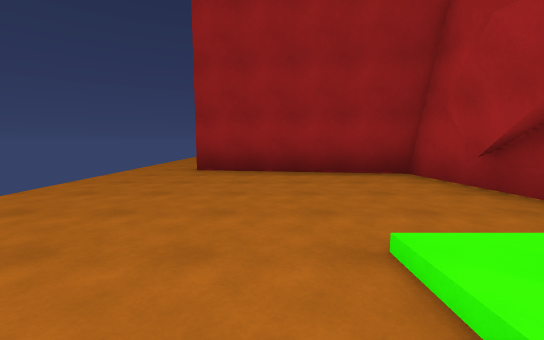
[1] (above)

13 first-person views from a walk through a 3-D level made in the Unity game engine. The camera is 1.4 m above the floor, tilts 6° down and sees 90° across. The floor is counted in squares, 2 m on a side. Each view is taken from the middle of a square. On the plan, view 1 faces up. The plan holds only what a view shows up to about 9 squares ahead; the rest is blank. The place goes on beyond the plan.

[2]
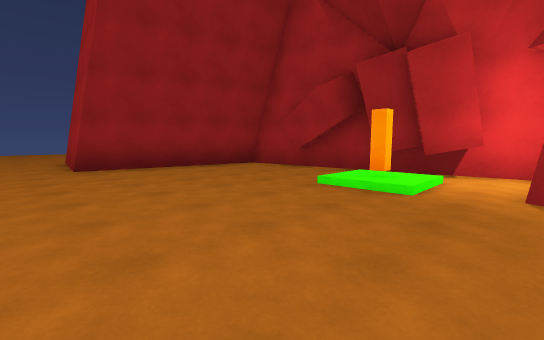

[3]
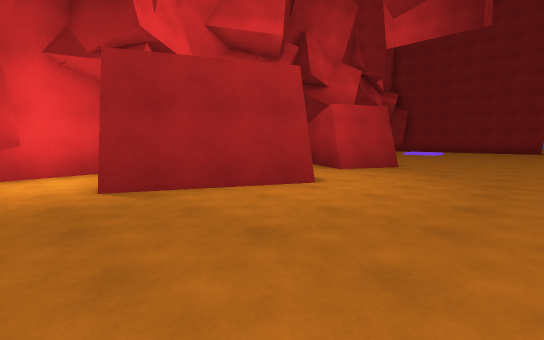

[4]
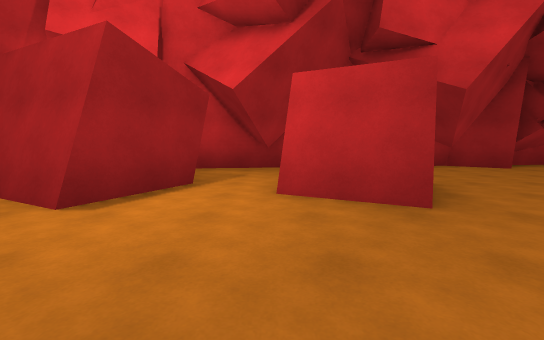

[5]
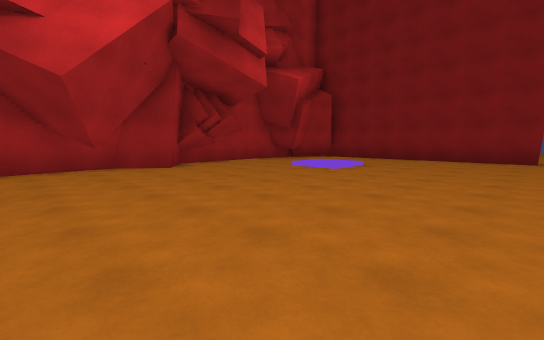

[6]
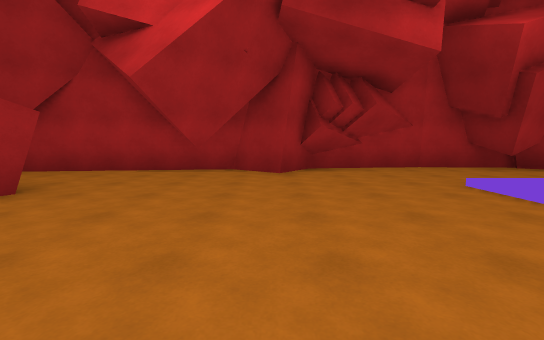

[7]
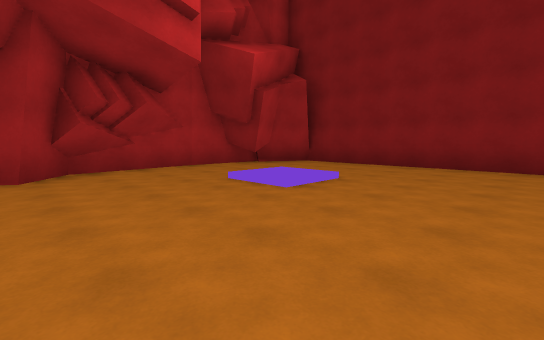

[8]
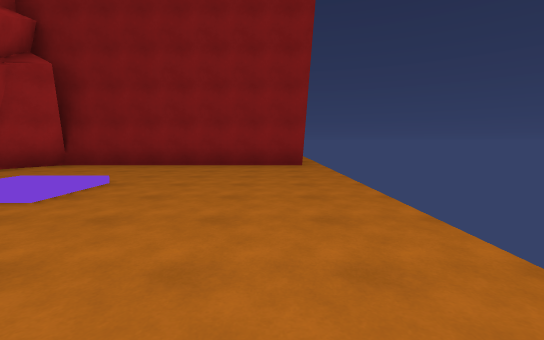

[9]
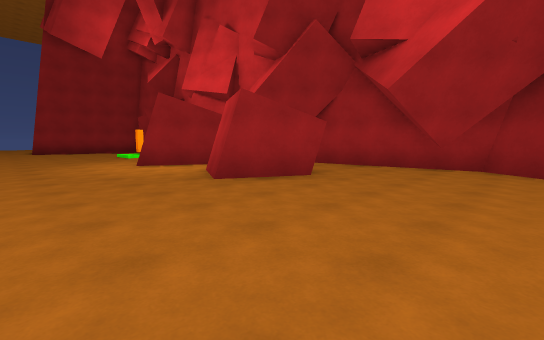

[10]
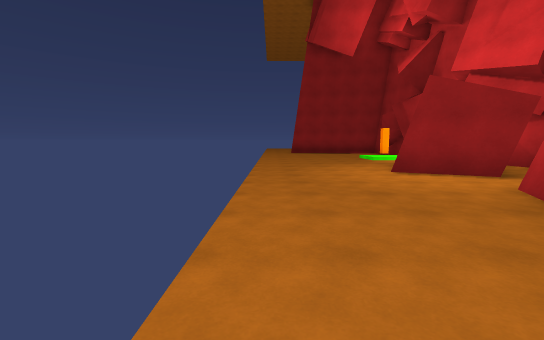

[11]
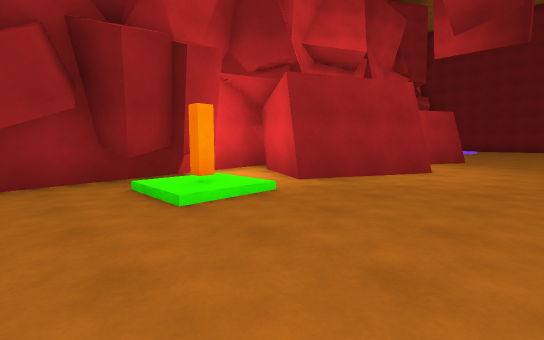

[12]
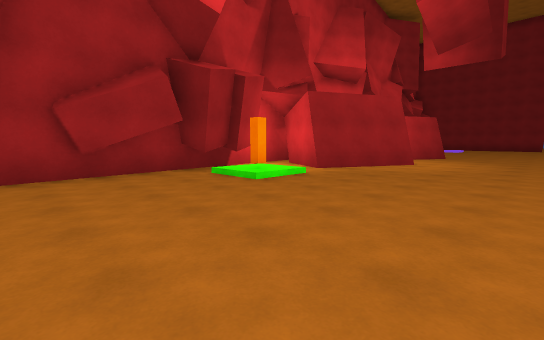

[13]
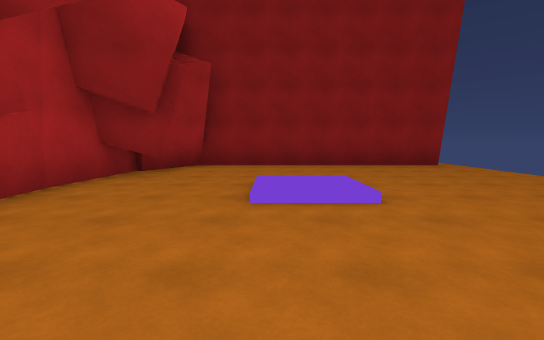

### Floor plan
Key: @ floor where view 1 was taken; # wall or solid block; . main floor; : floor 0.25 m higher than the main floor; / step, stairs or slope.
Columns run from 3 left of view 1 to 6 right of it. Each row starts with its distance up from view 1.
 11 ..
 10 ..
  9 ..#
  8 ..#
  7 ..##
  6 ...####
  5 ......#
  4 ......#
  3 ......##
  2 .......#
  1 ....:/##
  0 ...@//##
 -1 ....#..#
 -2 ....####
 -3 ....##.#
 -4 ...###.#
 -5 .......#
 -6 .......##
 -7 ....##..#
 -8 ...###..#
 -9 ........#
-10 .......##
-11 ........#
-12 .......##
-13 ........#
-14 ........##
-15 ....//...#
-16 ....::...#
-17 .........#
-18 ........##
-19 ........#
-20 #########

Where each view was taken, in squares from view 1:
view 1: 0 up, 0 right, facing up
view 2: 1 down, 3 left, facing up-right
view 3: 0 up, 3 left, facing down-right
view 4: 6 down, 3 left, facing right
view 5: 9 down, 3 left, facing down-right
view 6: 12 down, 2 left, facing right
view 7: 12 down, 2 left, facing down-right
view 8: 12 down, 2 left, facing down
view 9: 12 down, 3 left, facing up-right
view 10: 10 down, 3 left, facing up
view 11: 3 up, 2 left, facing down-right
view 12: 5 up, 3 left, facing down-right
view 13: 12 down, 2 right, facing down
